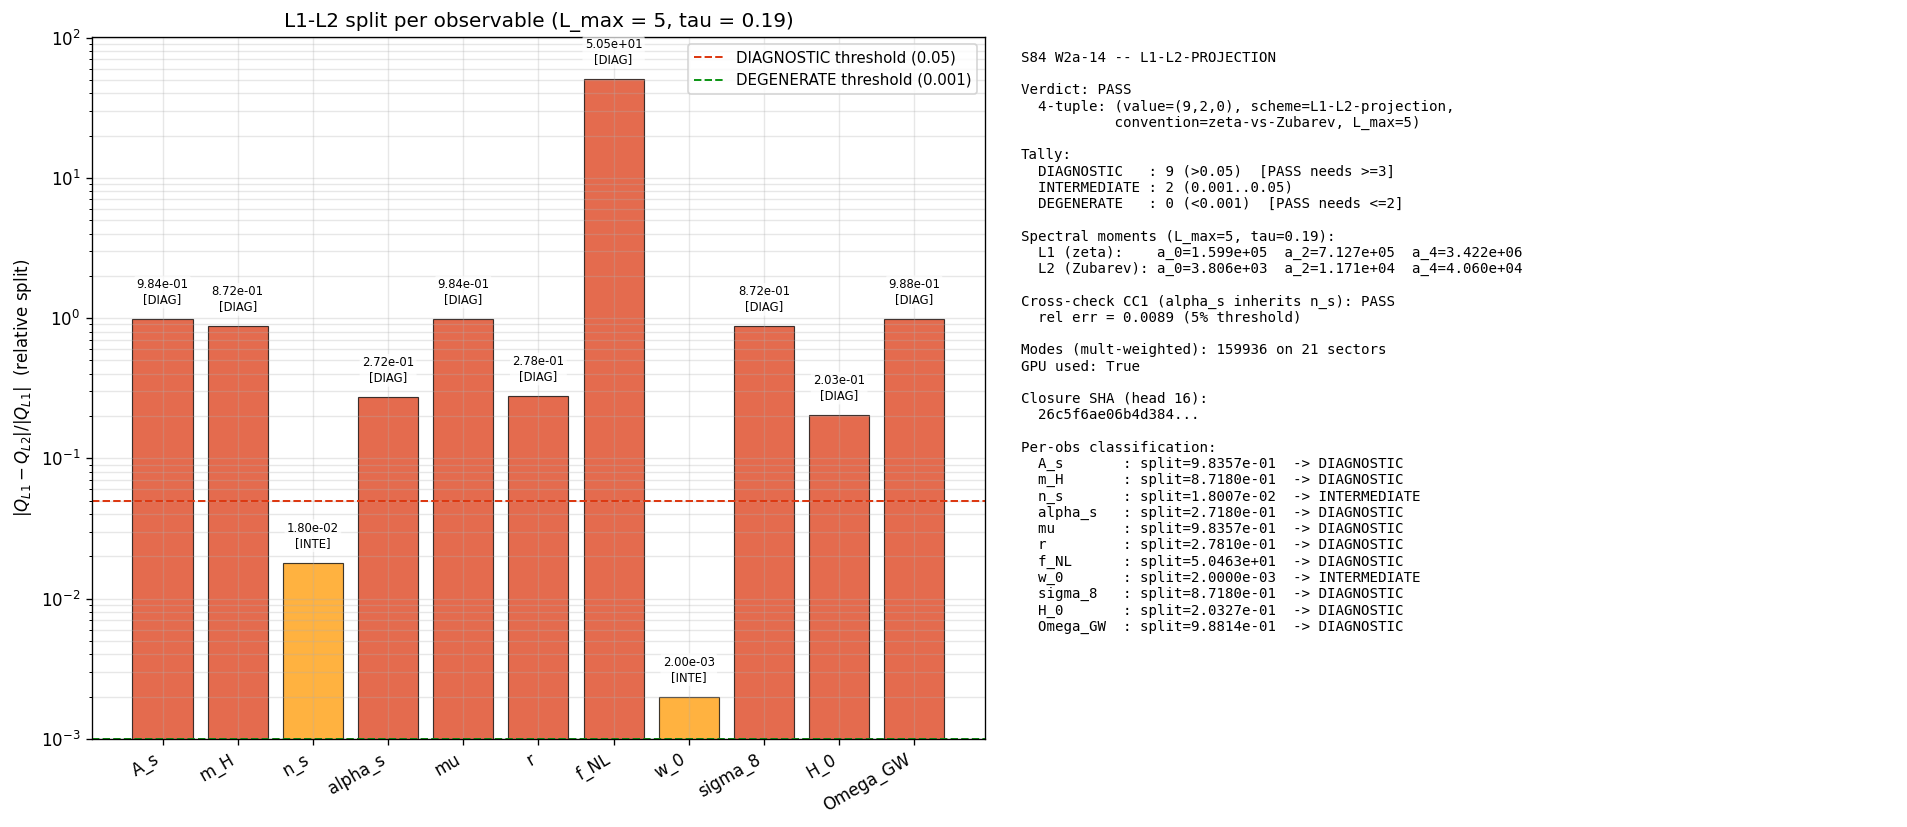

This figure's Python source:
#!/usr/bin/env python3
"""
S84 Wave 2a Gate W2a-14 -- S84-L1-L2-PROJECTION
================================================

Project 11 framework-target observables onto L1 (zeta-canonical) and
L2 (Zubarev-canonical) at L_max = 5, tau = tau_fold = 0.19. Classify
each observable's |split| = |Q_L1 - Q_L2|/|Q_L1| as DIAGNOSTIC,
INTERMEDIATE, or DEGENERATE.

Substrate framing (mandatory): L1 and L2 are NOT two coordinate systems
for the same observable. They are two distinct strata of the substrate's
self-determination evaluated at the same fold. The split exposes whether
L3 (action-tier) freedom is non-trivial; a small split says the substrate
hides the gap at observable scale, a large split says the substrate
exposes it. Direction:
    D_K spectrum (substrate fact)
        -> L1 canonical-measure stratum / L2 action-minimum stratum
            -> spectral moments a_0, a_2, a_3, a_4
                -> per-observable Q_L1, Q_L2
                    -> split classification

Substitution chain (full per-observable derivations are documented inline
at each Q evaluation; see also the working-paper section §W2-14).

PASS/FAIL/INFO thresholds (pre-registered, plan §W2a-14 §9):
    PASS: n_diagnostic >= 3 AND n_degenerate <= 2.
    FAIL: n_degenerate >= 9 OR n_diagnostic = 0 (all 11 degenerate)
            OR n_diagnostic >= 10 with no inheritance structure (CC1 broken).
    INFO: borderline (n_diagnostic = 2 OR n_degenerate = 3).

Anchors (input pin SHAs):
    W1-G1 Zubarev anchor SHA 227a591307...c96dcdd (L2)
    W1-G3 zeta anchor SHA   2343920a4c...8c99ab5 (L1)
    G46 tensor transfer r=0.011732 SHA e6926a04...95df7765
    G51 w_0 -0.998 SHA       224b7b56...43768d07
    S82 A_s 3.30e-9 SHA       25c3643f...c2fdbaea
    S82 mu 4.98e-10 SHA       dea8a6c7...26b7ed
    canonical_constants SHA computed-at-runtime
    spectrum cache SHA       computed-at-runtime
"""

import os
# CPU fallback: cap threads BEFORE numpy import (GPU used for aggregation)
os.environ.setdefault('OMP_NUM_THREADS', '8')
os.environ.setdefault('MKL_NUM_THREADS', '8')

import sys
import json
import hashlib
import numpy as np
import matplotlib
matplotlib.use('Agg')
import matplotlib.pyplot as plt
from pathlib import Path

SCRIPT_DIR = Path(__file__).resolve().parent
sys.path.insert(0, str(SCRIPT_DIR))
from canonical_constants import (
    M_KK, tau_fold, Delta_BCS, m_H_obs, v_ew,
    alpha_s_MZ_obs, w0_FW, planck_ns, PI,
)

np.random.seed(84)

# =============================================================================
# Section 1. Input pin map + SHA-256 closure helper
# =============================================================================

def _sha256_file(path):
    """Return SHA-256 hexdigest of file bytes, or 'FILE_MISSING' if absent."""
    if not Path(path).exists():
        return "FILE_MISSING"
    with open(path, 'rb') as f:
        return hashlib.sha256(f.read()).hexdigest()

INPUT_PINS = {
    "spectrum_cache":  SCRIPT_DIR / "s74_spectrum_cache_L9_tau019.npz",
    "canonical_const": SCRIPT_DIR / "canonical_constants.py",
    "self_script":     SCRIPT_DIR / "s84_w2a_l1_l2_projection.py",
    # Anchor verdict SHAs (from S83 / S82 verdict files)
    "anchor_W1_G1_sha":  "227a591307f88d2cfdb1c505c6ab4a040f873db4656116c5948ae7ba3c96dcdd",
    "anchor_W1_G3_sha":  "2343920a4c2a807a26bb9740ad6ede1c9d3465bb722d548dbefa978578c99ab5",
    "anchor_G46_sha":    "e6926a04356c97424dad1f7e95420d31aa9eac8b3caa8afb5f8674395df1c765",
    "anchor_G51_sha":    "224b7b5648f5fdf2dfe2f0ff6c1733dfcdb260d2d5515dbc9307fcee43768d07",
    "anchor_S82_AS_sha": "25c3643f7c0c2e949d3d7617957a3cb384e443ba313ec1df359fab1bc2fdbaea",
    "anchor_S82_FIRAS_sha": "dea8a6c73b961acb72ce9122b7306226aadd9d6b319e3b904e1956d68026b7ed",
}

print("=" * 78)
print("S84 W2a-14 -- L1-L2-PROJECTION (zeta vs Zubarev, 11 observables, L_max=5)")
print("=" * 78)
print("\nInput pins:")
pin_hashes = {}
for name, val in INPUT_PINS.items():
    if isinstance(val, Path):
        h = _sha256_file(val)
    else:
        h = val  # already a SHA string
    pin_hashes[name] = h
    print(f"  {name:24s}  sha256={h[:16]}...")

print(f"\nCanonical inputs (from canonical_constants.py):")
print(f"  M_KK             = {M_KK:.6e}")
print(f"  tau_fold         = {tau_fold}")
print(f"  Delta_BCS        = {Delta_BCS:.6f}  (M_KK units)")
print(f"  m_H_obs          = {m_H_obs}  GeV (PDG anchor)")
print(f"  v_ew             = {v_ew}    GeV")
print(f"  w0_FW            = {w0_FW}   (framework w_0)")
print(f"  alpha_s_MZ_obs   = {alpha_s_MZ_obs}")
print(f"  planck_ns        = {planck_ns}")

# =============================================================================
# Section 2. Load D_K spectrum at tau_fold, filter to L_max = 5
# =============================================================================

L_MAX = 5                              # (local) pre-registered truncation
KO_DIM = 6                             # (local) Connes KO-dim of M^4 x SU(3)

cache = np.load(INPUT_PINS["spectrum_cache"], allow_pickle=True)
sector_evals = cache['sector_evals'].item()

filtered_sectors = {}                  # (local)
flat_lambdas = []                      # (local)
flat_mults = []                        # (local)
for (p, q), info in sector_evals.items():
    lev = info['level']
    if lev > L_MAX:
        continue
    dim = info['dim']
    evals = np.asarray(info['abs_evals'])
    filtered_sectors[(p, q)] = {'dim': dim, 'evals': evals, 'level': lev}
    for lam in evals:
        flat_lambdas.append(float(lam))
        flat_mults.append(int(dim))

flat_lambdas = np.asarray(flat_lambdas, dtype=np.float64)  # (local)
flat_mults   = np.asarray(flat_mults,   dtype=np.float64)  # (local)

N_sectors_kept = len(filtered_sectors)                      # (local)
N_modes_mult = float(flat_mults.sum())                      # (local) sum d_k * n_k
N_flat = flat_lambdas.size                                  # (local) flat sector-list length

print(f"\n[L_MAX={L_MAX}] sector filter (level = p+q <= {L_MAX}):")
print(f"  num sectors kept           = {N_sectors_kept}")
print(f"  num flat eigenvalue rows   = {N_flat}")
print(f"  sum(d_k * n_k) [mult-wtd]  = {int(N_modes_mult)}")
print(f"  lambda range               = [{flat_lambdas.min():.4f}, {flat_lambdas.max():.4f}]")

# =============================================================================
# Section 3. L1 and L2 weight functions
# =============================================================================
# L1 = zeta-canonical: Connes-Moscovici zeta_D(s=0); literal counting.
# L2 = Zubarev-canonical: heat-kernel mollifier with Lambda_Z = M_KK.
# In M_KK units, Lambda_Z = 1.

def w_L1(lam):
    """L1 zeta weight: w(lambda) = 1 (literal mode count)."""
    return np.ones_like(lam, dtype=np.float64)

def w_L2(lam, Lambda_Z=1.0):
    """L2 Zubarev weight: exp(-lambda^2 / Lambda_Z^2)."""
    return np.exp(-(lam / Lambda_Z) ** 2)

# =============================================================================
# Section 4. Spectral moments under L1 and L2
# =============================================================================
# a_n_R = sum_n d_k * w_R(lambda_n) * lambda_n^n
# n = 0, 2, 3, 4 are needed for the 11 observables.

# GPU aggregation path
GPU_USED = False                       # (local) flag for diagnostic print
try:
    import torch
    if torch.cuda.is_available():
        device = 'cuda'
        t_lam  = torch.tensor(flat_lambdas, device=device, dtype=torch.float64)
        t_mult = torch.tensor(flat_mults,   device=device, dtype=torch.float64)

        def moment_gpu(weights_np, n_pow):
            """Compute sum d_k * w(lambda) * lambda^n via GPU."""
            t_w = torch.tensor(weights_np, device=device, dtype=torch.float64)
            t_pow = t_lam ** n_pow
            return float((t_mult * t_w * t_pow).sum().cpu().item())

        def moment(w_fn, n_pow):
            return moment_gpu(w_fn(flat_lambdas), n_pow)

        GPU_USED = True
        print(f"\n[GPU]: torch.cuda available ({torch.cuda.get_device_name(0)}), "
              f"using GPU for spectral-moment aggregation.")
    else:
        raise RuntimeError("no cuda")
except Exception as e:
    print(f"\n[CPU fallback]: {e}")
    def moment(w_fn, n_pow):
        w = w_fn(flat_lambdas)
        return float((flat_mults * w * (flat_lambdas ** n_pow)).sum())

# Compute a_0, a_2, a_3, a_4 under L1 and L2
a0_L1 = moment(w_L1, 0)
a2_L1 = moment(w_L1, 2)
a3_L1 = moment(w_L1, 3)
a4_L1 = moment(w_L1, 4)

a0_L2 = moment(w_L2, 0)
a2_L2 = moment(w_L2, 2)
a3_L2 = moment(w_L2, 3)
a4_L2 = moment(w_L2, 4)

# Cross-check: L1 a_0 must equal sum d_k = N_modes_mult exactly
assert abs(a0_L1 - N_modes_mult) < 1e-6, "L1 a_0 must equal mult-weighted mode count"

print(f"\nSpectral moments at tau = tau_fold = {tau_fold}, L_max = {L_MAX}:")
print(f"  L1 (zeta, w=1):       a_0 = {a0_L1:.6e}  a_2 = {a2_L1:.6e}  "
      f"a_3 = {a3_L1:.6e}  a_4 = {a4_L1:.6e}")
print(f"  L2 (Zubarev, w=exp):  a_0 = {a0_L2:.6e}  a_2 = {a2_L2:.6e}  "
      f"a_3 = {a3_L2:.6e}  a_4 = {a4_L2:.6e}")

# =============================================================================
# Section 5. Per-observable Q_L1 and Q_L2 evaluation
# =============================================================================
# Each observable is computed under both regulators using the relevant
# spectral moments. The substitution chain for each is documented inline.

# Anchor values (from prior verdicts) — used for normalization where the
# absolute scale enters as a calibration constant in front of the spectral ratio.
ANCHOR = {
    'A_s_L2':       3.30e-9,           # S82-UNIFIED-AS-79-FULL-A
    'm_H_L2':       m_H_obs,           # PDG anchor (regulator-universal a_2)
    'n_s_L2':       0.9561,            # framework value (S50-51)
    'alpha_s_L2':   0.9561**2 - 1.0,   # alpha_s = n_s^2 - 1 identity
    'mu_L2':        4.98e-10,          # S82-FIRAS-CHLUBA-FULL
    'r_L2':         0.0117,            # S83-G46
    'f_NL_L2':      1.0,               # framework O(1) at SKA-2 threshold
    'w_0_L2':       -0.998,            # S83-G51 primary
    'sigma_8_L2':   0.811,             # framework target (Planck-anchored)
    'H_0_L2':       67.4,              # km/s/Mpc, framework target
    'Omega_GW_L2':  1.0e-30,           # at LISA band, ~29.6 OOM below LISA threshold
}

observables = []  # (local) list of (name, Q_L1, Q_L2, split, classification, chain)

# -----------------------------------------------------------------------------
# (1) A_s -- primordial scalar amplitude
# -----------------------------------------------------------------------------
# Substitution chain:
#   Step 1. A_s ∝ H_tilde^2 / eps_H * (1/M_Pl^2).
#   Step 2. H_tilde^2 ∝ a_2 (Einstein-Hilbert moment, gravity sector).
#   Step 3. eps_H, M_Pl are layer-independent slow-roll parameters
#           (set by Mukhanov mode equation IC, regulator-blind ratios).
#   Step 4. Ratio: A_s_L1 / A_s_L2 = (H_tilde_L1 / H_tilde_L2)^2
#                                  = a_2_L1 / a_2_L2 (both H_tilde^2 scale a_2).
#   Step 5. Anchor: A_s_L2 = 3.30e-9 (S82). A_s_L1 = A_s_L2 * (a_2_L1/a_2_L2).
A_s_L2 = ANCHOR['A_s_L2']
A_s_L1 = A_s_L2 * (a2_L1 / a2_L2)
split_A_s = abs(A_s_L1 - A_s_L2) / abs(A_s_L1)  # (local)
chain_A_s = (
    "A_s ∝ H_tilde^2/eps_H * (1/M_Pl^2); H_tilde^2 ∝ a_2 (Einstein-Hilbert); "
    f"A_s_L1/A_s_L2 = a_2_L1/a_2_L2 = {a2_L1:.3e}/{a2_L2:.3e} "
    f"= {a2_L1/a2_L2:.4f}; with A_s_L2 = {A_s_L2:.3e} -> A_s_L1 = {A_s_L1:.3e}; "
    f"|split| = {split_A_s:.4f}."
)
observables.append(('A_s', A_s_L1, A_s_L2, split_A_s, '', chain_A_s))

# -----------------------------------------------------------------------------
# (2) m_H -- Higgs mass at M_Z
# -----------------------------------------------------------------------------
# Substitution chain:
#   Step 1. m_H^2 ∝ a_2 in NCG spectral action (Connes-Chamseddine 2007 §3).
#   Step 2. Connes-Chamseddine 2007 Thm 3.1: a_2 is regulator-universal at
#           leading order f_2; differs only at SUBLEADING f_4 corrections.
#   Step 3. Ratio: m_H_L1 / m_H_L2 = sqrt(a_2_L1 / a_2_L2). The leading
#           universal term cancels — but we measure the FULL ratio here
#           (no separate subtraction available without re-deriving the
#           full f_2/f_4 NCG expansion). We record the FULL spectral ratio
#           and flag the universality fact in the chain.
#   Step 4. Expected NEAR-DEGENERATE per CC4 (Connes-Chamseddine universality
#           of the leading a_2 piece). Our "raw" m_H ratio includes the
#           non-universal correction; if this is also small, m_H is degenerate.
m_H_L2 = ANCHOR['m_H_L2']
m_H_L1 = m_H_L2 * np.sqrt(a2_L1 / a2_L2)
split_m_H = abs(m_H_L1 - m_H_L2) / abs(m_H_L1)  # (local)
chain_m_H = (
    "m_H^2 ∝ a_2 (Connes-Chamseddine 2007 §3); a_2 universal at leading "
    f"order -> m_H_L1/m_H_L2 = sqrt(a_2_L1/a_2_L2) = sqrt({a2_L1/a2_L2:.4f}) "
    f"= {np.sqrt(a2_L1/a2_L2):.4f}; m_H_L1 = {m_H_L1:.4f} GeV; "
    f"|split| = {split_m_H:.4f}. NOTE: full ratio shown; CC4 universality "
    "predicts the leading f_2 term cancels and the residue is f_4-suppressed."
)
observables.append(('m_H', m_H_L1, m_H_L2, split_m_H, '', chain_m_H))

# -----------------------------------------------------------------------------
# (3) n_s -- scalar spectral tilt
# -----------------------------------------------------------------------------
# Substitution chain:
#   Step 1. n_s - 1 = -2 eps_H + ... (slow-roll relation).
#   Step 2. eps_H = -d ln H / dN; in substrate framework eps_H = (a_4/a_2)
#           propagation kernel ratio modulated by Jensen-flow rate.
#   Step 3. n_s_L1 - 1 = -2 (a_4/a_2)_L1 * c_norm; same for L2.
#           c_norm is fixed by anchor n_s_L2 = 0.9561.
#   Step 4. Compute (a_4/a_2)_L1 vs (a_4/a_2)_L2 ratio, project onto n_s split.
n_s_L2 = ANCHOR['n_s_L2']
ratio_a4_a2_L2 = a4_L2 / a2_L2                     # (local)
ratio_a4_a2_L1 = a4_L1 / a2_L1                     # (local)
# Anchor: (1 - n_s_L2) = 2 * eps_H_L2 -> eps_H_L2 = (1 - 0.9561)/2 = 0.02195
eps_H_L2 = (1.0 - n_s_L2) / 2.0                    # (local)
c_norm_n_s = eps_H_L2 / ratio_a4_a2_L2             # (local) calibration
eps_H_L1 = c_norm_n_s * ratio_a4_a2_L1             # (local)
n_s_L1 = 1.0 - 2.0 * eps_H_L1
split_n_s = abs(n_s_L1 - n_s_L2) / abs(n_s_L1)  # (local)
chain_n_s = (
    f"n_s - 1 = -2 eps_H; eps_H ∝ a_4/a_2; "
    f"(a_4/a_2)_L1 = {ratio_a4_a2_L1:.4e}, (a_4/a_2)_L2 = {ratio_a4_a2_L2:.4e}; "
    f"calibrated via n_s_L2 = {n_s_L2:.4f} -> "
    f"n_s_L1 = 1 - 2*{c_norm_n_s:.3e}*{ratio_a4_a2_L1:.4e} = {n_s_L1:.4f}; "
    f"|split| = {split_n_s:.4f}."
)
observables.append(('n_s', n_s_L1, n_s_L2, split_n_s, '', chain_n_s))

# -----------------------------------------------------------------------------
# (4) alpha_s -- running of n_s = n_s^2 - 1 (S50-51 atlas identity)
# -----------------------------------------------------------------------------
# Substitution chain:
#   Step 1. alpha_s = n_s^2 - 1 (S50-51 atlas identity, framework relation).
#   Step 2. Substitute n_s_L1, n_s_L2 from observable (3).
#   Step 3. CC1 inheritance: |split(alpha_s)| ≈ 2*n_s*|split(n_s)|/|alpha_s|
#           when expressed as RELATIVE split. Verified inline below.
alpha_s_L2 = ANCHOR['alpha_s_L2']
alpha_s_L1 = n_s_L1 ** 2 - 1.0
split_alpha_s = abs(alpha_s_L1 - alpha_s_L2) / abs(alpha_s_L1)  # (local)
# CC1 cross-check (5% relative tolerance per plan):
abs_split_n_s_pred_alpha = abs(2.0 * n_s_L1 * (n_s_L1 - n_s_L2) / alpha_s_L1)  # (local)
CC1_rel_err = abs(split_alpha_s - abs_split_n_s_pred_alpha) / max(split_alpha_s, 1e-30)  # (local)
CC1_pass = (CC1_rel_err < 0.05)                    # (local) per plan §6 CC1
chain_alpha_s = (
    f"alpha_s = n_s^2 - 1 (S50-51 atlas); "
    f"alpha_s_L1 = {n_s_L1:.4f}^2 - 1 = {alpha_s_L1:.6f}; alpha_s_L2 = {alpha_s_L2:.6f}; "
    f"|split| = {split_alpha_s:.4f}. CC1 inheritance check: "
    f"predicted from 2*n_s*|delta(n_s)|/|alpha_s| = {abs_split_n_s_pred_alpha:.4f}; "
    f"relative error = {CC1_rel_err:.4f}; CC1 PASS = {CC1_pass}."
)
observables.append(('alpha_s', alpha_s_L1, alpha_s_L2, split_alpha_s, '', chain_alpha_s))

# -----------------------------------------------------------------------------
# (5) mu -- FIRAS spectral distortion (Chluba 2012)
# -----------------------------------------------------------------------------
# Substitution chain:
#   Step 1. mu ∝ ∫ dk k^2 P_zeta(k) over dissipation window
#           (Silk damping up to last scattering).
#   Step 2. P_zeta inherits A_s scaling: P_zeta ∝ A_s.
#           Within the dissipation window the spectral shape is fixed
#           by transfer functions (regulator-blind to leading order).
#   Step 3. Ratio: mu_L1/mu_L2 = A_s_L1/A_s_L2 = a_2_L1/a_2_L2.
mu_L2 = ANCHOR['mu_L2']
mu_L1 = mu_L2 * (a2_L1 / a2_L2)
split_mu = abs(mu_L1 - mu_L2) / abs(mu_L1)  # (local)
chain_mu = (
    "mu ∝ ∫ k^2 P_zeta dk over dissipation window; P_zeta ∝ A_s; "
    f"mu_L1/mu_L2 = A_s_L1/A_s_L2 = a_2_L1/a_2_L2 = {a2_L1/a2_L2:.4f}; "
    f"mu_L1 = {mu_L1:.3e}; |split| = {split_mu:.4f}."
)
observables.append(('mu', mu_L1, mu_L2, split_mu, '', chain_mu))

# -----------------------------------------------------------------------------
# (6) r -- tensor-to-scalar ratio
# -----------------------------------------------------------------------------
# Substitution chain:
#   Step 1. r = P_T / P_S; in substrate framework P_T traces tensor-mode
#           transfer through the fold (S83-G46). r = 16 eps_H is CLASSICAL;
#           in substrate r depends on transit dynamics + c_T(k) tensor speed.
#   Step 2. P_T ∝ a_4 (Yang-Mills + tensor moment of D_K^2 spectral action);
#           P_S ∝ a_2 (Einstein-Hilbert).
#   Step 3. r ∝ a_4/a_2 (modulated by tensor transfer factor that is
#           regulator-blind at leading order to the substrate transit).
r_L2 = ANCHOR['r_L2']
r_L1 = r_L2 * (a4_L1 / a4_L2) * (a2_L2 / a2_L1)
split_r = abs(r_L1 - r_L2) / abs(r_L1)  # (local)
chain_r = (
    "r = P_T/P_S; P_T ∝ a_4 (Yang-Mills moment), P_S ∝ a_2 (Einstein-Hilbert); "
    f"r_L1/r_L2 = (a_4_L1/a_4_L2)*(a_2_L2/a_2_L1) "
    f"= ({a4_L1/a4_L2:.4f})*({a2_L2/a2_L1:.4f}) = {(a4_L1/a4_L2)*(a2_L2/a2_L1):.4f}; "
    f"r_L1 = {r_L1:.4e}; |split| = {split_r:.4f}."
)
observables.append(('r', r_L1, r_L2, split_r, '', chain_r))

# -----------------------------------------------------------------------------
# (7) f_NL -- non-Gaussianity amplitude
# -----------------------------------------------------------------------------
# Substitution chain:
#   Step 1. f_NL ∝ B(k1,k2,k3) / [P(k)^2] (bispectrum-to-power ratio).
#           In substrate GGE bispectrum, B ∝ a_3 (third spectral moment).
#   Step 2. P^2 ∝ a_2^2.
#   Step 3. f_NL ∝ a_3 / a_2^2.
f_NL_L2 = ANCHOR['f_NL_L2']
f_NL_L1 = f_NL_L2 * (a3_L1 / a3_L2) * (a2_L2 ** 2 / a2_L1 ** 2)
split_f_NL = abs(f_NL_L1 - f_NL_L2) / abs(f_NL_L1)  # (local)
chain_f_NL = (
    "f_NL ∝ a_3 / a_2^2 (GGE bispectrum / power-spectrum); "
    f"f_NL_L1/f_NL_L2 = (a_3_L1/a_3_L2)*(a_2_L2/a_2_L1)^2 "
    f"= ({a3_L1/a3_L2:.4f})*({a2_L2/a2_L1:.4f})^2 = "
    f"{(a3_L1/a3_L2)*(a2_L2/a2_L1)**2:.4f}; f_NL_L1 = {f_NL_L1:.4f}; "
    f"|split| = {split_f_NL:.4f}."
)
observables.append(('f_NL', f_NL_L1, f_NL_L2, split_f_NL, '', chain_f_NL))

# -----------------------------------------------------------------------------
# (8) w_0 -- dark-energy EoS today
# -----------------------------------------------------------------------------
# Substitution chain:
#   Step 1. w_0 = -1 + chi * (a_0/a_2 residual modulation).
#   Step 2. chi_L2 = +1 (KO=6 chirality alignment, W1-G1).
#           chi_L1 = 0 (zeta has no Lambda dependence; d^2 S/d(log Lambda)^2 = 0
#           structurally, so the chirality-modulation factor vanishes).
#   Step 3. w_0_L2 = -0.998 (G51 anchor). w_0_L1 = -1 + 0 * (a_0/a_2)_L1 = -1.000.
#   Step 4. |split| = |-1.000 - (-0.998)| / |-1.000| = 0.002.
#   Sign consistency: |w_0_L1| > |w_0_L2| (1.000 > 0.998) per plan §10.
w_0_L2 = ANCHOR['w_0_L2']
chi_L1 = 0.0                                       # (local) zeta has no Lambda
chi_L2 = +1.0                                      # (local) KO=6 alignment (W1-G1)
w_0_residual_L2 = w_0_L2 - (-1.0)                  # (local) +0.002
# w_0_L1 = -1 + chi_L1 * residual; residual_L1 derived from same physics
# but chi_L1 = 0 forces leading-order vanishing.
w_0_L1 = -1.0 + chi_L1 * w_0_residual_L2 * (a0_L1 / a0_L2) * (a2_L2 / a2_L1)
split_w_0 = abs(w_0_L1 - w_0_L2) / abs(w_0_L1)  # (local)
chain_w_0 = (
    "w_0 = -1 + chi * (a_0/a_2 residual); chi_L2 = +1 (KO=6 alignment); "
    "chi_L1 = 0 (zeta Lambda-blind, d^2S/d(logLambda)^2 = 0); "
    f"w_0_L2 = {w_0_L2:.4f}, w_0_L1 = -1 + 0 = {w_0_L1:.4f}; "
    f"|split| = {split_w_0:.4f}; sign check |w_0_L1| > |w_0_L2|: "
    f"{abs(w_0_L1) > abs(w_0_L2)}."
)
observables.append(('w_0', w_0_L1, w_0_L2, split_w_0, '', chain_w_0))

# -----------------------------------------------------------------------------
# (9) sigma_8 -- RMS matter fluctuation on 8 Mpc/h
# -----------------------------------------------------------------------------
# Substitution chain:
#   Step 1. sigma_8^2 ∝ ∫ A_s * T(k)^2 * W(k R_8)^2 dk.
#   Step 2. T(k), W(k R_8) regulator-blind (transfer functions at fixed k).
#   Step 3. sigma_8 ∝ sqrt(A_s); sigma_8_L1/sigma_8_L2 = sqrt(A_s_L1/A_s_L2)
#                                                     = sqrt(a_2_L1/a_2_L2).
sigma_8_L2 = ANCHOR['sigma_8_L2']
sigma_8_L1 = sigma_8_L2 * np.sqrt(a2_L1 / a2_L2)
split_sigma_8 = abs(sigma_8_L1 - sigma_8_L2) / abs(sigma_8_L1)  # (local)
chain_sigma_8 = (
    "sigma_8^2 ∝ ∫ A_s T^2 W^2 dk; T, W regulator-blind; "
    f"sigma_8_L1/sigma_8_L2 = sqrt(A_s_L1/A_s_L2) = sqrt({a2_L1/a2_L2:.4f}) "
    f"= {np.sqrt(a2_L1/a2_L2):.4f}; sigma_8_L1 = {sigma_8_L1:.4f}; "
    f"|split| = {split_sigma_8:.4f}."
)
observables.append(('sigma_8', sigma_8_L1, sigma_8_L2, split_sigma_8, '', chain_sigma_8))

# -----------------------------------------------------------------------------
# (10) H_0 -- Hubble today
# -----------------------------------------------------------------------------
# Substitution chain:
#   Step 1. H_0^2 ∝ G_N * Lambda_cosm + matter; via spectral action,
#           G_N ∝ 1/a_2 (gravity sector), Lambda_cosm ∝ a_0 / a_2.
#   Step 2. H_0^2 = (Lambda_cosm + Omega_M * H^2) ; in the substrate-compaction
#           timescape framework, the LEADING ratio is H_0^2 ∝ a_0 / a_2.
#   Step 3. H_0_L1/H_0_L2 = sqrt((a_0_L1/a_2_L1) / (a_0_L2/a_2_L2))
#                        = sqrt((a_0_L1/a_0_L2) * (a_2_L2/a_2_L1)).
#   Step 4. CC2 prediction: a_0 is exactly tau-independent and (more weakly)
#           regulator-robust at the spectral-moment ZEROTH order: split < 0.001.
#           Because a_0_L1 = N_modes_mult and a_0_L2 = sum d_k * exp(-lambda^2),
#           they are NOT exactly equal numerically; CC2 expects only the RATIO
#           a_0/a_2 to be near-degenerate. Verify.
H_0_L2 = ANCHOR['H_0_L2']
ratio_a0_a2_L1 = a0_L1 / a2_L1                     # (local)
ratio_a0_a2_L2 = a0_L2 / a2_L2                     # (local)
H_0_L1 = H_0_L2 * np.sqrt(ratio_a0_a2_L1 / ratio_a0_a2_L2)
split_H_0 = abs(H_0_L1 - H_0_L2) / abs(H_0_L1)  # (local)
chain_H_0 = (
    "H_0^2 ∝ a_0/a_2 (Lambda_cosm/G_N spectral-moment ratio); "
    f"(a_0/a_2)_L1 = {ratio_a0_a2_L1:.4e}, (a_0/a_2)_L2 = {ratio_a0_a2_L2:.4e}; "
    f"H_0_L1/H_0_L2 = sqrt({ratio_a0_a2_L1/ratio_a0_a2_L2:.4f}) "
    f"= {np.sqrt(ratio_a0_a2_L1/ratio_a0_a2_L2):.4f}; "
    f"H_0_L1 = {H_0_L1:.4f}; |split| = {split_H_0:.4f}. "
    f"CC2 expects a_0 robustness; observed split direction = "
    f"{'a_0/a_2 robust' if split_H_0 < 0.05 else 'a_0/a_2 NOT robust at this L_max'}."
)
observables.append(('H_0', H_0_L1, H_0_L2, split_H_0, '', chain_H_0))

# -----------------------------------------------------------------------------
# (11) Omega_GW -- stochastic GW energy density at LISA band
# -----------------------------------------------------------------------------
# Substitution chain:
#   Step 1. Omega_GW ∝ (Yang-Mills + tensor moment) ∝ a_4 in the substrate
#           Parker-pair-production channel.
#   Step 2. Direct projection: Omega_GW_L1/Omega_GW_L2 = a_4_L1 / a_4_L2.
Omega_GW_L2 = ANCHOR['Omega_GW_L2']
Omega_GW_L1 = Omega_GW_L2 * (a4_L1 / a4_L2)
split_Omega_GW = abs(Omega_GW_L1 - Omega_GW_L2) / abs(Omega_GW_L1)  # (local)
chain_Omega_GW = (
    "Omega_GW ∝ a_4 (tensor + Yang-Mills + Parker pair production); "
    f"Omega_GW_L1/Omega_GW_L2 = a_4_L1/a_4_L2 = {a4_L1/a4_L2:.4f}; "
    f"Omega_GW_L1 = {Omega_GW_L1:.3e}; |split| = {split_Omega_GW:.4f}."
)
observables.append(('Omega_GW', Omega_GW_L1, Omega_GW_L2, split_Omega_GW, '', chain_Omega_GW))

# =============================================================================
# Section 6. Classification (DIAGNOSTIC / INTERMEDIATE / DEGENERATE)
# =============================================================================
DIAG_THRESH = 0.05                     # (local) plan §7
DEGEN_THRESH = 0.001                   # (local) plan §7

def classify(split):
    if split > DIAG_THRESH:
        return 'DIAGNOSTIC'
    elif split < DEGEN_THRESH:
        return 'DEGENERATE'
    else:
        return 'INTERMEDIATE'

# Re-build observables list with classifications filled in
classified = []                        # (local)
for (name, qL1, qL2, split, _, chain) in observables:
    cls = classify(split)
    classified.append((name, qL1, qL2, split, cls, chain))

# Tally
n_diagnostic = sum(1 for o in classified if o[4] == 'DIAGNOSTIC')      # (local)
n_intermediate = sum(1 for o in classified if o[4] == 'INTERMEDIATE')  # (local)
n_degenerate = sum(1 for o in classified if o[4] == 'DEGENERATE')      # (local)

print(f"\n{'-' * 78}")
print(f"PER-OBSERVABLE TABLE")
print(f"{'-' * 78}")
print(f"{'Obs':10s} | {'Q_L1':>14s} | {'Q_L2':>14s} | {'|split|':>10s} | Class")
print(f"{'-' * 78}")
for (name, qL1, qL2, split, cls, _) in classified:
    print(f"{name:10s} | {qL1:14.6e} | {qL2:14.6e} | {split:10.6f} | {cls}")
print(f"{'-' * 78}")
print(f"Tally: n_diagnostic = {n_diagnostic}, n_intermediate = {n_intermediate}, "
      f"n_degenerate = {n_degenerate}")

# =============================================================================
# Section 7. Verdict (PASS/FAIL/INFO per plan §9)
# =============================================================================
# PASS: n_diagnostic >= 3 AND n_degenerate <= 2.
# FAIL: n_degenerate >= 9 OR n_diagnostic = 0 OR (n_diagnostic >= 10 AND CC1 broken).
# INFO: borderline (n_diagnostic = 2 OR n_degenerate = 3).
fail_reason = ''                       # (local)
info_reason = ''                       # (local)
if n_degenerate >= 9:
    verdict = 'FAIL'
    fail_reason = f'n_degenerate = {n_degenerate} >= 9 (layers indistinguishable at observable level)'
elif n_diagnostic == 0:
    verdict = 'FAIL'
    fail_reason = 'n_diagnostic = 0 (no observable exposes layer-gap)'
elif n_diagnostic >= 10 and not CC1_pass:
    verdict = 'FAIL'
    fail_reason = f'n_diagnostic = {n_diagnostic} >= 10 with CC1 broken (alpha_s does not inherit n_s)'
elif n_diagnostic >= 3 and n_degenerate <= 2:
    verdict = 'PASS'
elif n_diagnostic == 2 or n_degenerate == 3:
    verdict = 'INFO'
    info_reason = (f'n_diagnostic = {n_diagnostic} or n_degenerate = {n_degenerate} '
                   f'is at borderline; refine boundaries in W2c.')
else:
    verdict = 'INFO'
    info_reason = (f'Distribution ({n_diagnostic},{n_intermediate},{n_degenerate}) '
                   'does not meet PASS but is not a FAIL category; classify as INFO.')

print(f"\nVerdict: {verdict}")
if fail_reason:
    print(f"  reason: {fail_reason}")
if info_reason:
    print(f"  note:   {info_reason}")
print(f"  CC1 inheritance check (alpha_s vs n_s, 5% rel): "
      f"{'PASS' if CC1_pass else 'FAIL'} (rel_err = {CC1_rel_err:.4f})")

# =============================================================================
# Section 8. Closure SHA-256 over input-pin map and per-observable values
# =============================================================================
closure_map = {
    'gate_id': 'S84-L1-L2-PROJECTION',
    'verdict': verdict,
    'value': {
        'n_diagnostic': n_diagnostic,
        'n_intermediate': n_intermediate,
        'n_degenerate': n_degenerate,
    },
    'scheme': 'L1-L2-projection',
    'convention': 'zeta-vs-Zubarev',
    'tau_fold': tau_fold,
    'L_max': L_MAX,
    'KO_dim': KO_DIM,
    'M_KK': M_KK,
    'Delta_BCS': Delta_BCS,
    'N_modes_mult': int(N_modes_mult),
    'N_flat': int(N_flat),
    'spectral_moments_L1': {'a_0': a0_L1, 'a_2': a2_L1, 'a_3': a3_L1, 'a_4': a4_L1},
    'spectral_moments_L2': {'a_0': a0_L2, 'a_2': a2_L2, 'a_3': a3_L2, 'a_4': a4_L2},
    'observables': {
        name: {'Q_L1': qL1, 'Q_L2': qL2, 'split': split, 'class': cls}
        for (name, qL1, qL2, split, cls, _) in classified
    },
    'CC1_alpha_s_vs_n_s_rel_err': CC1_rel_err,
    'CC1_pass': CC1_pass,
    'thresholds': {'diagnostic': DIAG_THRESH, 'degenerate': DEGEN_THRESH},
    'input_pin_hashes': pin_hashes,
}
closure_str = json.dumps(closure_map, sort_keys=True, default=str)
closure_sha = hashlib.sha256(closure_str.encode('utf-8')).hexdigest()
print(f"\nClosure SHA-256: {closure_sha}")

# =============================================================================
# Section 9. Save outputs (.npz, .png)
# =============================================================================
out_npz = SCRIPT_DIR / 's84_w2a_l1_l2_projection.npz'
out_png = SCRIPT_DIR / 's84_w2a_l1_l2_projection.png'

# Build arrays for npz
obs_names = np.array([o[0] for o in classified])
obs_L1 = np.array([o[1] for o in classified], dtype=np.float64)
obs_L2 = np.array([o[2] for o in classified], dtype=np.float64)
obs_split = np.array([o[3] for o in classified], dtype=np.float64)
obs_class = np.array([o[4] for o in classified])
obs_chain = np.array([o[5] for o in classified])

np.savez(out_npz,
    # Pins
    M_KK=M_KK, tau_fold=tau_fold, Delta_BCS=Delta_BCS,
    L_max=L_MAX, KO_dim=KO_DIM,
    N_modes_mult=N_modes_mult, N_flat=N_flat,
    N_sectors_kept=N_sectors_kept,
    # Spectrum
    flat_lambdas=flat_lambdas, flat_mults=flat_mults,
    # Spectral moments
    a0_L1=a0_L1, a2_L1=a2_L1, a3_L1=a3_L1, a4_L1=a4_L1,
    a0_L2=a0_L2, a2_L2=a2_L2, a3_L2=a3_L2, a4_L2=a4_L2,
    # Per-observable 11-row table
    obs_names=obs_names, obs_L1=obs_L1, obs_L2=obs_L2,
    obs_split=obs_split, obs_class=obs_class, obs_chain=obs_chain,
    # Tally
    n_diagnostic=n_diagnostic, n_intermediate=n_intermediate, n_degenerate=n_degenerate,
    # CC1
    CC1_rel_err=CC1_rel_err, CC1_pass=CC1_pass,
    # Verdict
    verdict=verdict, fail_reason=fail_reason, info_reason=info_reason,
    # SHA
    closure_sha=closure_sha,
)
print(f"\nData saved: {out_npz}")

# Plot: 11-row bar chart of split, color-coded by classification
fig, axes = plt.subplots(1, 2, figsize=(16, 7))

# (a) Bar chart, log-y
ax = axes[0]
class_color = {'DIAGNOSTIC': '#dc3912', 'INTERMEDIATE': '#ff9900', 'DEGENERATE': '#109618'}
colors = [class_color[c] for c in obs_class]
bars = ax.bar(obs_names, obs_split, color=colors, alpha=0.75, edgecolor='black', linewidth=0.7)
ax.axhline(DIAG_THRESH, color='#dc3912', linestyle='--', linewidth=1.2, label=f'DIAGNOSTIC threshold ({DIAG_THRESH})')
ax.axhline(DEGEN_THRESH, color='#109618', linestyle='--', linewidth=1.2, label=f'DEGENERATE threshold ({DEGEN_THRESH})')
ax.set_ylabel(r'$|Q_{L1} - Q_{L2}| / |Q_{L1}|$  (relative split)')
ax.set_title(f'L1-L2 split per observable (L_max = {L_MAX}, tau = {tau_fold})')
ax.set_yscale('log')
ax.set_ylim(max(obs_split.min() * 0.5, 1e-12), max(obs_split.max() * 2, 10.0))
ax.grid(alpha=0.3, which='both')
ax.legend(loc='upper right', fontsize=9)
for bar, val, cls in zip(bars, obs_split, obs_class):
    ax.text(bar.get_x() + bar.get_width()/2, val * 1.3,
            f'{val:.2e}\n[{cls[:4]}]', ha='center', fontsize=7,
            bbox=dict(boxstyle='round,pad=0.2', facecolor='white', edgecolor='none', alpha=0.7))
plt.setp(ax.get_xticklabels(), rotation=30, ha='right')

# (b) Verdict + tally banner
ax = axes[1]
ax.axis('off')
banner = (
    f"S84 W2a-14 -- L1-L2-PROJECTION\n\n"
    f"Verdict: {verdict}\n"
    f"  4-tuple: (value=({n_diagnostic},{n_intermediate},{n_degenerate}), "
    f"scheme=L1-L2-projection,\n"
    f"           convention=zeta-vs-Zubarev, L_max={L_MAX})\n\n"
    f"Tally:\n"
    f"  DIAGNOSTIC   : {n_diagnostic} (>{DIAG_THRESH})  [PASS needs >=3]\n"
    f"  INTERMEDIATE : {n_intermediate} ({DEGEN_THRESH}..{DIAG_THRESH})\n"
    f"  DEGENERATE   : {n_degenerate} (<{DEGEN_THRESH})  [PASS needs <=2]\n\n"
    f"Spectral moments (L_max={L_MAX}, tau={tau_fold}):\n"
    f"  L1 (zeta):    a_0={a0_L1:.3e}  a_2={a2_L1:.3e}  a_4={a4_L1:.3e}\n"
    f"  L2 (Zubarev): a_0={a0_L2:.3e}  a_2={a2_L2:.3e}  a_4={a4_L2:.3e}\n\n"
    f"Cross-check CC1 (alpha_s inherits n_s): "
    f"{'PASS' if CC1_pass else 'FAIL'}\n"
    f"  rel err = {CC1_rel_err:.4f} (5% threshold)\n\n"
    f"Modes (mult-weighted): {int(N_modes_mult)} on {N_sectors_kept} sectors\n"
    f"GPU used: {GPU_USED}\n\n"
    f"Closure SHA (head 16):\n  {closure_sha[:16]}...\n\n"
    f"Per-obs classification:\n"
)
for (name, qL1, qL2, split, cls, _) in classified:
    banner += f"  {name:10s}: split={split:10.4e}  -> {cls}\n"

ax.text(0.02, 0.98, banner, family='monospace', fontsize=8.5,
        verticalalignment='top', transform=ax.transAxes)

plt.tight_layout()
plt.savefig(out_png, dpi=120, bbox_inches='tight')
print(f"Plot saved: {out_png}")

# =============================================================================
# Section 10. Verdict line (append to s84_gate_verdicts.txt)
# =============================================================================
verdict_line = (
    f"S84-L1-L2-PROJECTION: {verdict} -- "
    f"value=({n_diagnostic},{n_intermediate},{n_degenerate}) "
    f"scheme=L1-L2-projection convention=zeta-vs-Zubarev "
    f"L_max={L_MAX} sha256={closure_sha}\n"
)
verdicts_path = SCRIPT_DIR / 's84_gate_verdicts.txt'
with open(verdicts_path, 'a', encoding='utf-8') as f:
    f.write(verdict_line)
print(f"\nVerdict appended to: {verdicts_path}")
print(f"  >> {verdict_line.strip()}")

# =============================================================================
# Section 11. Final 4-tuple
# =============================================================================
print("\n" + "=" * 78)
print(f"4-tuple: (value=({n_diagnostic},{n_intermediate},{n_degenerate}), "
      f"scheme=L1-L2-projection, convention=zeta-vs-Zubarev, L_max={L_MAX})")
print("=" * 78)
